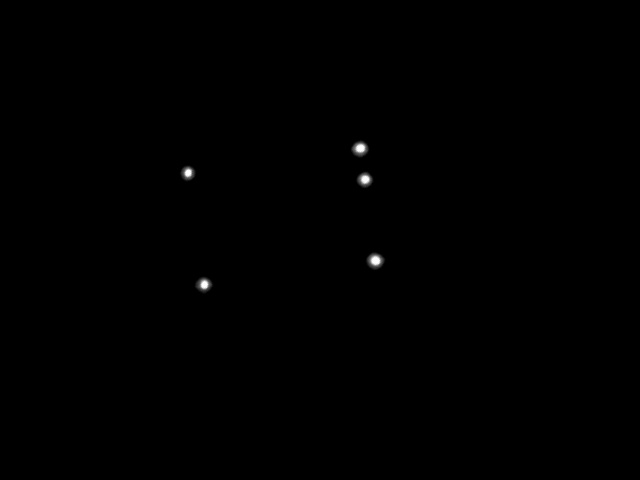
#> input picture Jupyter_Notebooks/Stereo_6DOF_Tracker/image.jpg, 640 x 480 px, found by its file name
$ jupyter execute --allow-errors clusering.ipynb   (shell and % lines are left out)   (older library calls are emulated)
#> lines starting #> are read from the running program, lines starting #| are printed output that depends on the picture; after the words box and inside, x2 and y2 are one past the last pixel; in counts of white or black regions, pixels touching at a corner belong together
[cell 1]
from pyclustering.cluster.bsas import bsas, bsas_visualizer
from pyclustering.utils import read_sample
from pyclustering.samples.definitions import SIMPLE_SAMPLES
import numpy as np
import matplotlib.pyplot as plt
import matplotlib.patches as patches
import cv2

#> (the rest of this cell did not finish here and is left out)

[cell 2]
from pyclustering.cluster.bsas import bsas, bsas_visualizer
from pyclustering.utils import read_sample
from pyclustering.samples.definitions import SIMPLE_SAMPLES
import numpy as np
import matplotlib.pyplot as plt
import matplotlib.patches as patches
import cv2

img = cv2.imread('/home/hamed/Seperate.png')
#> (the rest of this cell did not finish here and is left out)

[cell 3]
img = cv2.imread('/home/hamed/catkin_ws/src/aras_robotics/scripts/Marker_Extraction/image.jpg', 0)
#> img is the input picture: shape (480, 640); min 0, max 255, mean 0.4
img = cv2.medianBlur(img,5)
cimg = cv2.cvtColor(img,cv2.COLOR_GRAY2BGR)

circles = cv2.HoughCircles(img,cv2.HOUGH_GRADIENT,1,10,
                            param1=60,param2=20,minRadius=0,maxRadius=0)
#> circles = [[375.5, 260.5, 4.6]]
circles = np.uint16(np.around(circles))
#> circles = [[376, 260, 5]]
print("Found " + str(len(circles[0])) + " Circles")
#| Found 1 Circles
for i in circles[0,:]:
    cv2.circle(cimg,(i[0],i[1]),2,(255,255,0),4)
#> this loop made 1 pass
#> cimg: shape (480, 640, 3); mean B, G, R 0.4, 0.4, 0.3
fig = plt.figure()
plt.imshow(cimg)
plt.show()

[cell 4]
from pyclustering.cluster.bsas import bsas, bsas_visualizer
from pyclustering.utils import read_sample
from pyclustering.samples.definitions import SIMPLE_SAMPLES
import numpy as np
import matplotlib.pyplot as plt
import matplotlib.patches as patches
import cv2

img = cv2.imread('/home/hamed/merged.png')
ret,img = cv2.threshold(img,50,255,cv2.THRESH_BINARY)
#> (the rest of this cell did not finish here and is left out)

[cell 5]
frame = cv2.imread('/home/hamed/catkin_ws/src/aras_robotics/scripts/Marker_Extraction/image.jpg', 0)
ret,img = cv2.threshold(cv2.cvtColor(frame, cv2.COLOR_GRAY2BGR),230,255,cv2.THRESH_BINARY)
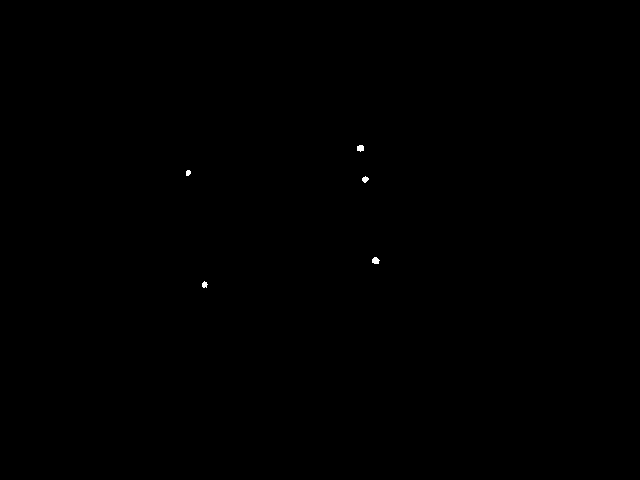
#> img: shape (480, 640, 3); 0.05% white; 5 white regions, box (x1, y1, x2, y2) and area: (372, 257, 380, 264) 42, (357, 145, 364, 152) 40, (362, 176, 369, 183) 32, (202, 281, 208, 288) 29, (186, 170, 191, 176) 25
sample = cv2.findNonZero(cv2.cvtColor(img, cv2.COLOR_BGR2GRAY)).reshape(-1, 2)
#> sample = 168 pairs, first value 186 to 379, second value 145 to 287
#> (the rest of this cell did not finish here and is left out)

[cell 6]
i=4
#> (the rest of this cell did not finish here and is left out)

[cell 7]
frame = cv2.imread('deb.jpg', 0)
#> (the rest of this cell did not finish here and is left out)

[cell 8]
from pyclustering.cluster.bsas import bsas, bsas_visualizer
from pyclustering.utils import read_sample
from pyclustering.samples.definitions import SIMPLE_SAMPLES
import numpy as np
import matplotlib.pyplot as plt
import matplotlib.patches as patches
import cv2

params = cv2.SimpleBlobDetector_Params()
params.minThreshold = 0;
params.maxThreshold = 150;
params.filterByArea = True
params.minArea = 0
params.filterByCircularity = True
params.minCircularity = 0.1
params.filterByConvexity = True
params.minConvexity = 0.5
params.filterByInertia = True
params.minInertiaRatio = 0.1
params.blobColor = 255

ver = (cv2.__version__).split('.')
#> ver = ['4', '13', '0']
#> (the rest of this cell did not finish here and is left out)
